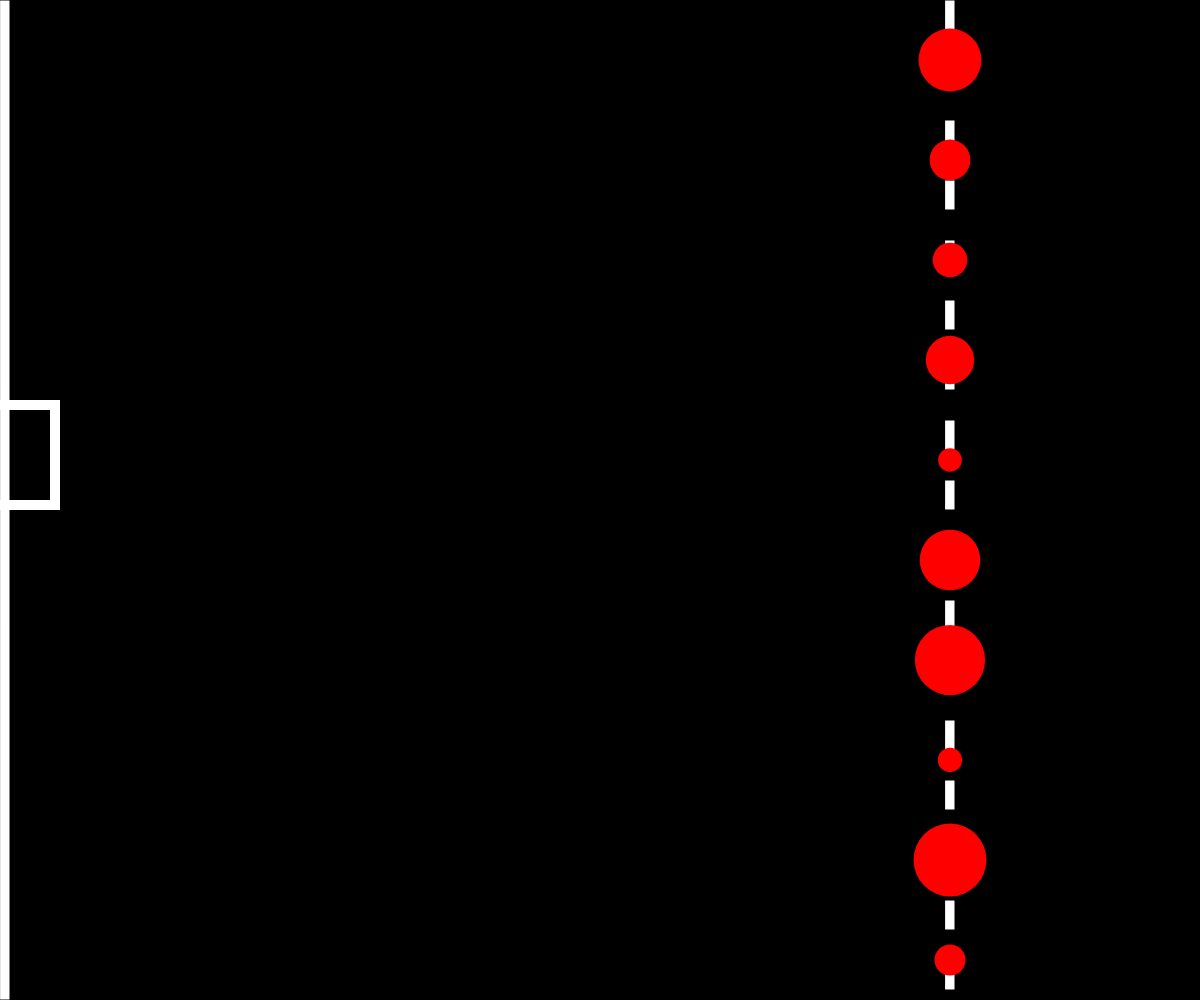
Frame 1 (no input)
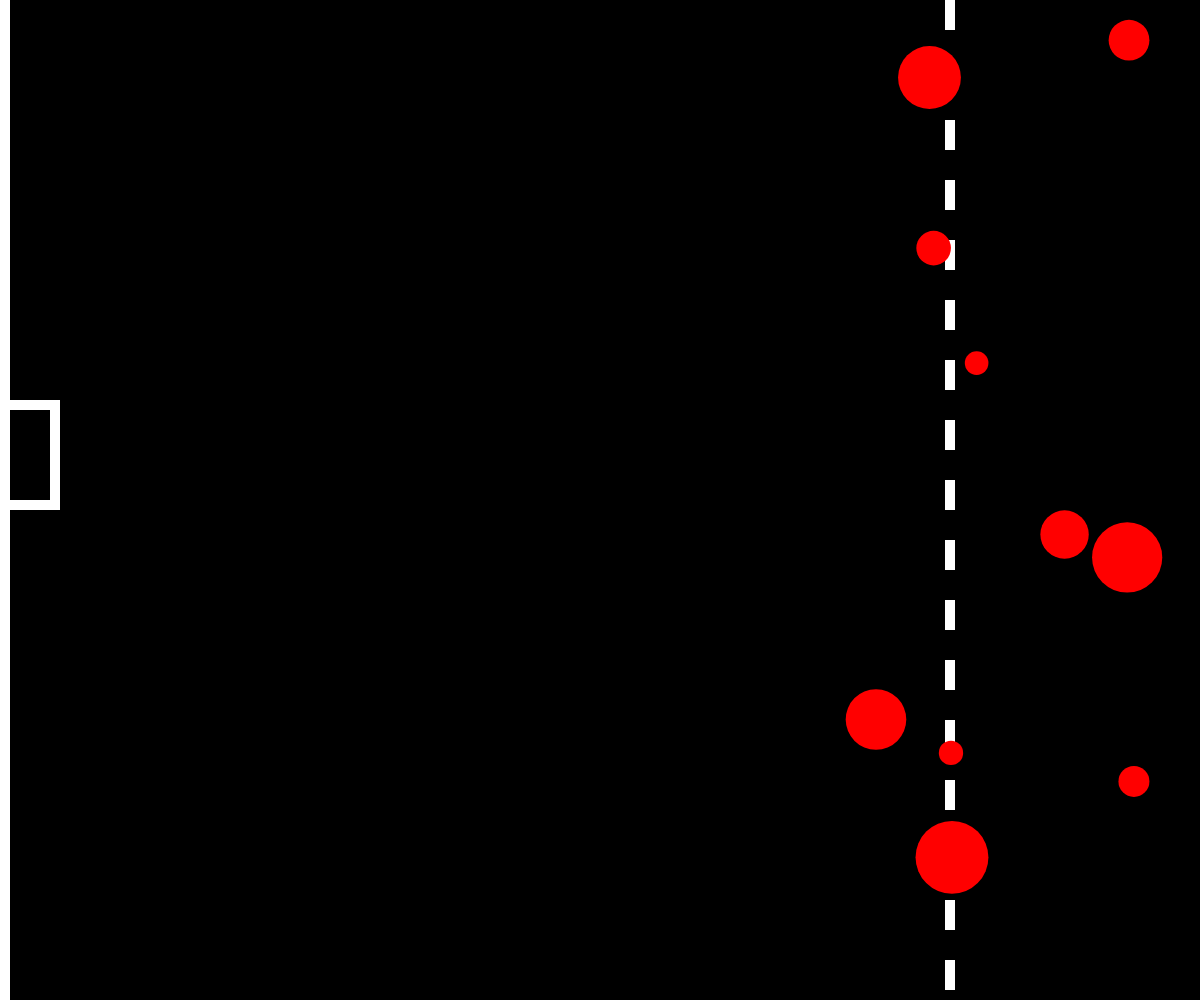
Frame 60 (no input)
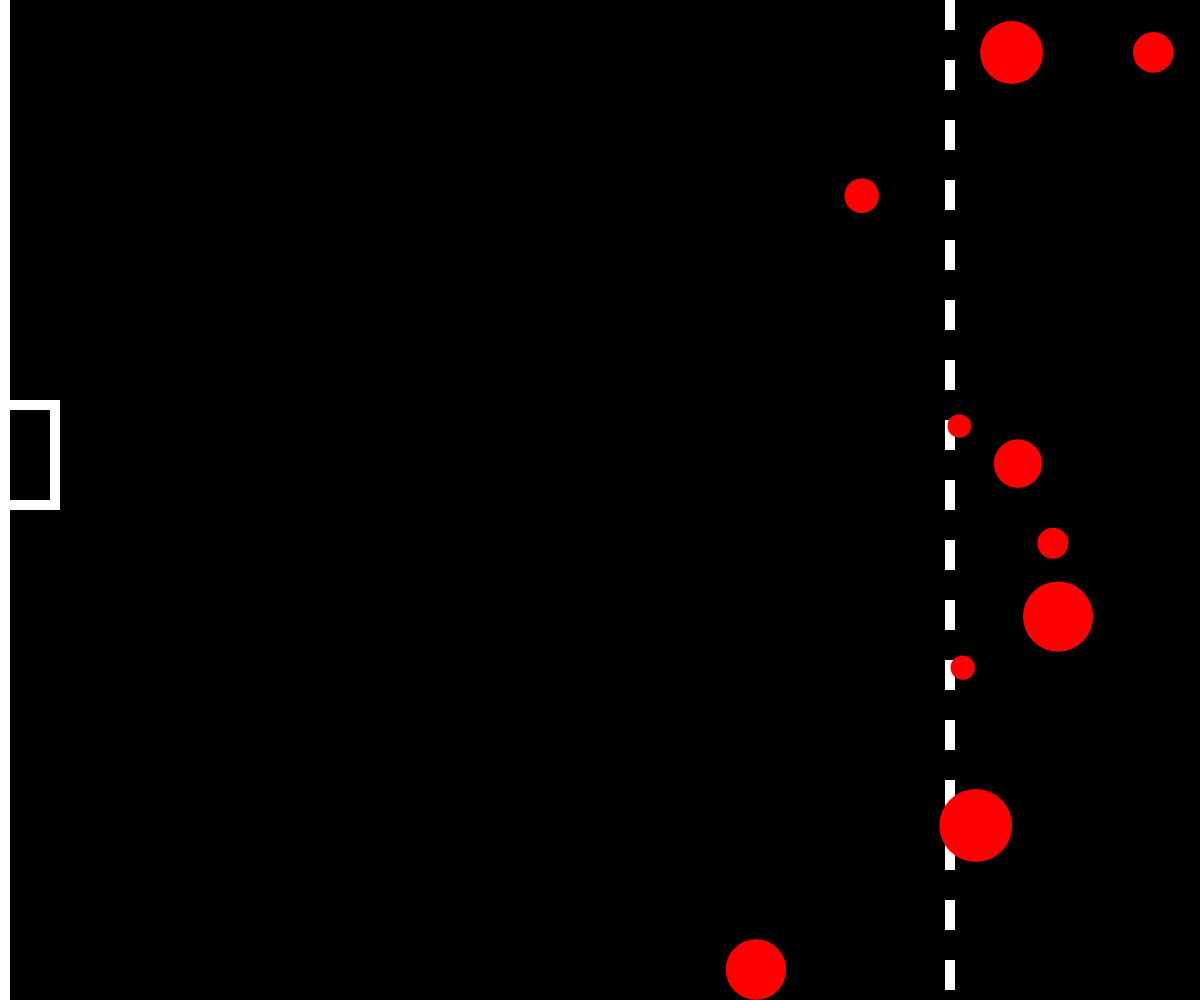
Frame 120 (the mouse pressed at the canvas centre since frame 60)

The p5.js sketch that drew these frames (run headless with seeded random() and noise() and a simulated clock; from frame 60 on, the mouse is pressed at the canvas centre):

// p5.js sketch
// ── sketch.js
let balls = [];
const numOfBalls = 10;
function setup() {
    createCanvas(windowWidth, windowHeight);
    let init_x = 950;
    let init_y = 60;
    for (let i = 0; i < numOfBalls; i++) {
        balls.push(new Ball(init_x, init_y));
            init_y += 100;
        if (init_x > height) {
            init_x = 60;
            init_y += 125;
        }
    }

      }

function draw() {
    background('black');
    fill('white')

    //dotted middle line and surrounding lines for the "field"
    rect(1890, 0, 10, 1000)
    rect(0, 0, 10, 1000)
    rect(945, 0, 10, 30)
    rect(945, 60, 10, 30)
    rect(945, 120, 10, 30)
    rect(945, 180, 10, 30)
    rect(945, 240, 10, 30)
    rect(945, 300, 10, 30)
    rect(945, 360, 10, 30)
    rect(945, 420, 10, 30)
    rect(945, 480, 10, 30)
    rect(945, 540, 10, 30)
    rect(945, 600, 10, 30)
    rect(945, 660, 10, 30)
    rect(945, 720, 10, 30)
    rect(945, 780, 10, 30)
    rect(945, 840, 10, 30)
    rect(945, 900, 10, 30)
    rect(945, 960, 10, 30)
    noStroke()
    rect(1840, 400, 50, 10)
    rect(1840, 500, 50, 10)
    rect(1840, 400, 10, 100)
    rect(0, 400, 50, 10)
    rect(0, 500, 50, 10)
    rect(50, 400, 10, 110)

    for (let i = 0; i < balls.length; i++) {
        balls[i].display();
        balls[i].ballCheck(balls, i);
        balls[i].edgeCheck();
        balls[i].move();

      }
}


class Ball {
    constructor(x, y, size) {
        this.color = 'red';
        this.size = random(20, 80);
        this.rad = this.size / 2;
        this.posX = x;
        this.posY = y;
        this.deltaX = random(-5, 5);
        this.deltaY = random(-5, 5);
    }

    display() {
        push();
        noStroke();
        fill(this.color);
        translate(this.posX, this.posY);
        ellipse(0, 0, this.size);
        pop();
    }

    move() {
        this.posX += this.deltaX;
        this.posY += this.deltaY;
    }

    edgeCheck() {
        if (this.posX + this.rad >= width || this.posX - this.rad <= 0) {
            this.deltaX *= -1;
        }
        if (this.posY + this.rad >= height || this.posY - this.rad <= 0) {
            this.deltaY *= -1;
        }
    }


    ballCheck(otherBalls, myId) {
        for (let n = 0; n < otherBalls.length; n++) {
            if (n != myId) {
                let d = dist(this.posX, this.posY, otherBalls[n].posX, otherBalls[n].posY);
                let combinedR = this.rad + otherBalls[n].rad;
                if (d <= combinedR) {
                    this.deltaX *= -1;
                    this.deltaY *= -1;

                   }
                }
            }
        }
    }
